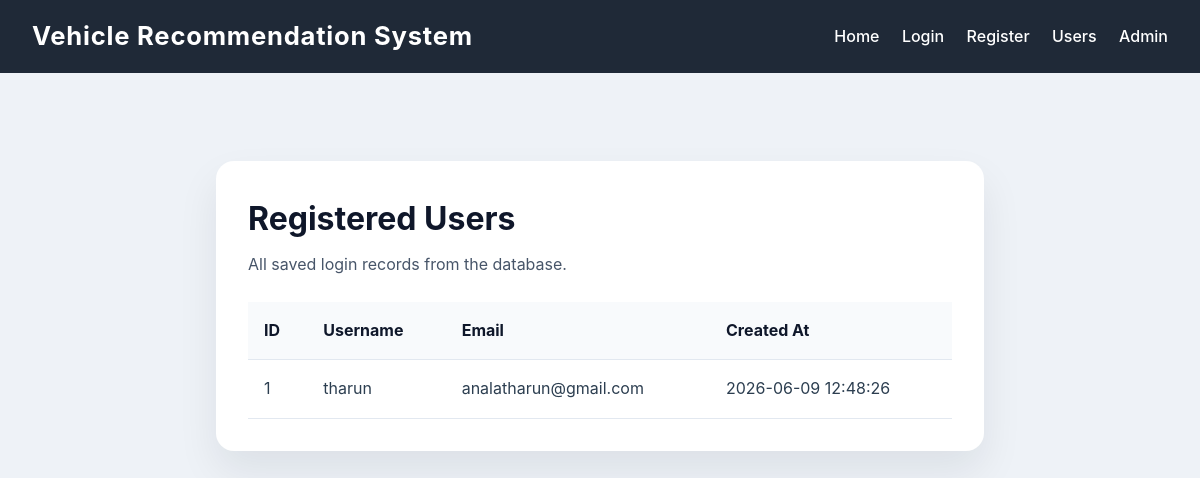
/users, run on an earlier commit of the app's database.
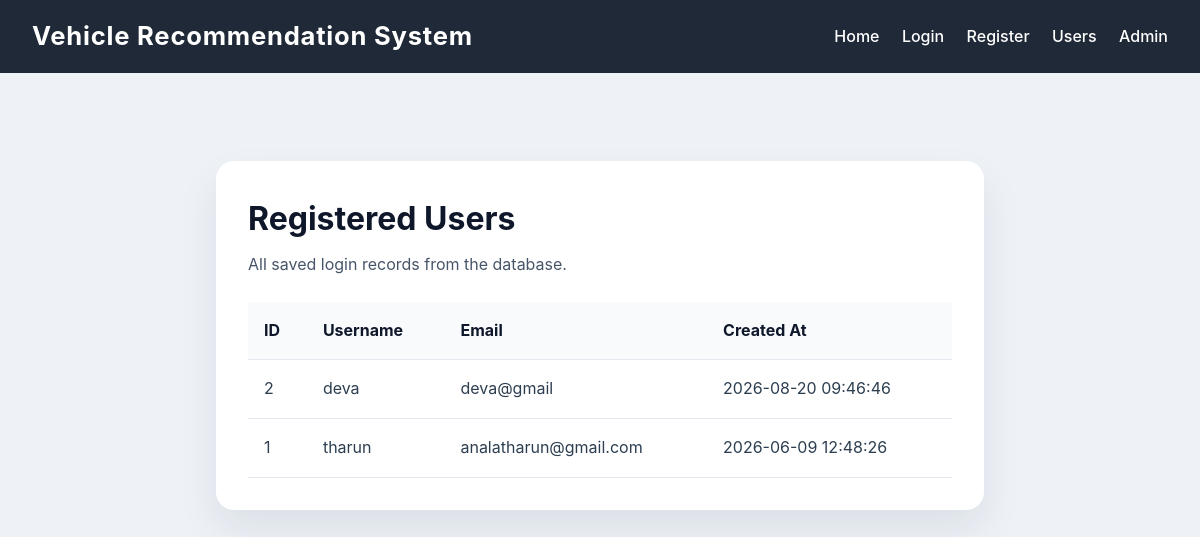
And on a later commit of the database.
### tables this page shows
CREATE TABLE users (
            user_id INTEGER PRIMARY KEY AUTOINCREMENT,
            username TEXT UNIQUE NOT NULL,
            email TEXT UNIQUE NOT NULL,
            password TEXT NOT NULL,
            created_at TIMESTAMP DEFAULT CURRENT_TIMESTAMP
        );

### app.py (the view)
@app.route('/users')
def users():
    rows = get_users()
    return render_template('users.html', users=rows)

### app.py (called while the page is built)
def get_db_connection():
    conn = sqlite3.connect(DATABASE)
    conn.row_factory = sqlite3.Row
    return conn

def get_users():
    conn = get_db_connection()
    cursor = conn.cursor()
    cursor.execute('SELECT user_id, username, email, created_at FROM users ORDER BY created_at DESC')
    rows = cursor.fetchall()
    conn.close()
    return rows

### templates/users.html (shortened to what this page needs)
<!DOCTYPE html>
<html lang="en">
<head>
    <link rel="stylesheet" href="{{ url_for('static', filename='css/style.css') }}">
</head>
<body>
    <nav>
        <div class="navbar">
            <h1>Vehicle Recommendation System</h1>
            <ul>
                <li><a href="/">Home</a></li>
                <li><a href="/login">Login</a></li>
                <li><a href="/register">Register</a></li>
                <li><a href="/users">Users</a></li>
                <li><a href="{{ url_for('admin_login') }}">Admin</a></li>
            </ul>
        </div>
    </nav>
    <main>
        <section class="users-page">
            <div class="container">
                <div class="section-header">
                    <h2>Registered Users</h2>
                    <p>All saved login records from the database.</p>
                </div>
                <div class="table-wrap">
                    <table>
                        <thead>
                            <tr>
                                <th>ID</th>
                                <th>Username</th>
                                <th>Email</th>
                                <th>Created At</th>
                            </tr>
                        </thead>
                        <tbody>
                            {% for user in users %}
                                <tr>
                                    <td>{{ user['user_id'] }}</td>
                                    <td>{{ user['username'] }}</td>
                                    <td>{{ user['email'] }}</td>
                                    <td>{{ user['created_at'] }}</td>
                                </tr>
                            {% else %}
                                <tr><td colspan="4">No registered users yet.</td></tr>
                            {% endfor %}
                        </tbody>
                    </table>
                </div>
            </div>
        </section>
    </main>
</body>
</html>

### static/css/style.css (style rules this page uses)
* { margin: 0; padding: 0; box-sizing: border-box; }
body { font-family: 'Inter', Arial, sans-serif; background-color: #eef2f7; color: #2c3e50; line-height: 1.6; }
a { color: inherit; }
.navbar { background-color: #1f2937; color: white; padding: 1rem 2rem; display: flex; justify-content: space-between; align-items: center; flex-wrap: wrap; }
.navbar h1 { font-size: 1.6rem; letter-spacing: 0.03em; }
.navbar ul { list-style: none; display: flex; gap: 1.4rem; flex-wrap: wrap; }
.navbar a { color: white; text-decoration: none; font-weight: 500; transition: color 0.3s ease; }
.hero-form .panel, .auth-page .auth-container, .users-page .container, .featured-section, .results-page .container { background: white; border-radius: 18px; box-shadow: 0 20px 40px rgba(15, 23, 42, 0.08); padding: 2rem; }
.form-group label, .section-header h2, .section-header p, .filter-summary div, .auth-container h2, .auth-container p { color: #0f172a; }
.container { max-width: 1200px; margin: 2rem auto; padding: 0 1rem; }
.section-header { margin-bottom: 1.5rem; }
.section-header h2 { font-size: 2rem; margin-bottom: 0.5rem; }
.section-header p { color: #475569; }
.auth-page, .users-page { max-width: 800px; margin: 2.5rem auto; padding: 1rem; }
.table-wrap { overflow-x: auto; }
table { width: 100%; border-collapse: collapse; min-width: 700px; }
table th, table td { padding: 1rem 1rem; text-align: left; border-bottom: 1px solid #e2e8f0; }
table th { background: #f8fafc; color: #0f172a; }

What changed in the data, as far as the page shows it:
added users: user_id "2", username "deva", email "deva@gmail", created_at "2026-08-20 09:46:46"
